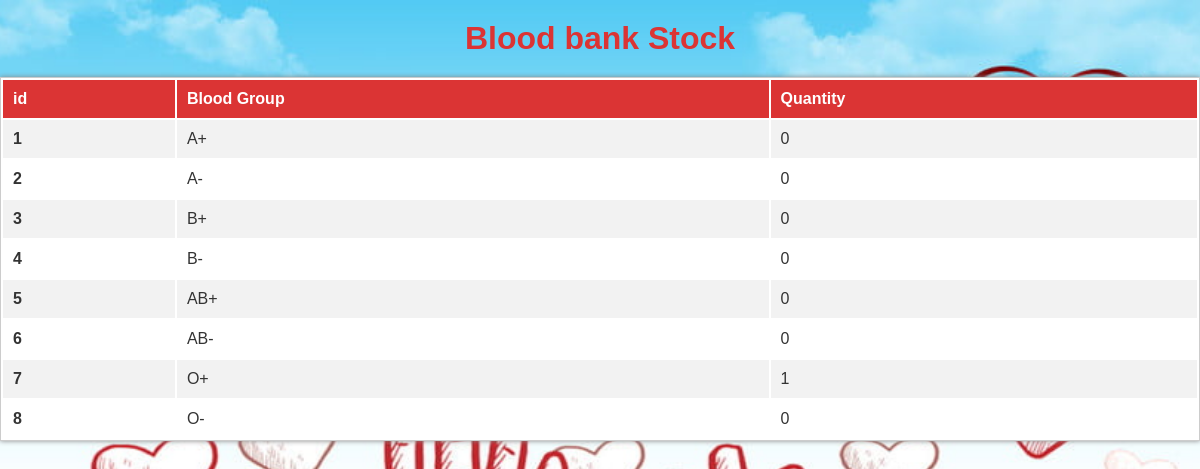
The app's page /Stock.php with its own data.
### tables this page shows
CREATE TABLE `donation` (
  `id` int(11) NOT NULL,
  `blood_group` varchar(4) NOT NULL,
  `quantity` int(11) NOT NULL
);

### Stock.php (the view, shortened to what this page needs)
<?php
include 'db_config.php'
?>
<!DOCTYPE html>
<html lang="en">
<head>
    <link rel="stylesheet" href="css/donationhistory.css">
</head>
<body>
<h1>Blood bank Stock</h1>
    <table border="2" >
            <th>id</th>
            <th>Blood Group</th>
            <th>Quantity</th>
        <tr>
           <?php
            $q="SELECT * FROM `donation`;";
            $result=mysqli_query($conn,$q);
            while($row=mysqli_fetch_assoc($result))
            {
            ?>
            <td> <?php echo $row['id']; ?> </td>
            <td> <?php echo $row['blood_group']; ?> </td>
            <td> <?php echo $row['quantity']; ?> </td>
            </tr>
            <?php
            }
            ?>
    </table>
</body>
</html>

### css/donationhistory.css (style rules this page uses)
body, h1, h2, p, table, tr, td, th, form, label, input, button, a { margin: 0; padding: 0; border: 0; }
body { background-color: #f5f5f5; font-family: Arial, sans-serif; color: #333; }
h1 { text-align: center; margin: 20px 0; color: #db3434; }
table { width: 100%; margin-top: 20px; border: 1px solid #ccc; }
th, td { padding: 10px; text-align: left; }
th { background-color: #db3434; color: #fff; }
table { width: 100%; margin-top: 20px; border: 1px solid #ccc; background-color: #fff; box-shadow: 0px 0px 5px #888888; }
th { background-color: #db3434; color: #fff; font-weight: bold; padding: 10px; text-align: left; }
tr:nth-child(even) { background-color: #f2f2f2; }
td { padding: 10px; text-align: left; }
td:first-child { font-weight: bold; }

### records on screen
donation: id "1", blood_group "A+", quantity "0"
donation: id "2", blood_group "A-", quantity "0"
donation: id "3", blood_group "B+", quantity "0"
donation: id "4", blood_group "B-", quantity "0"
donation: id "5", blood_group "AB+", quantity "0"
donation: id "6", blood_group "AB-", quantity "0"
donation: id "7", blood_group "O+", quantity "1"
donation: id "8", blood_group "O-", quantity "0"
